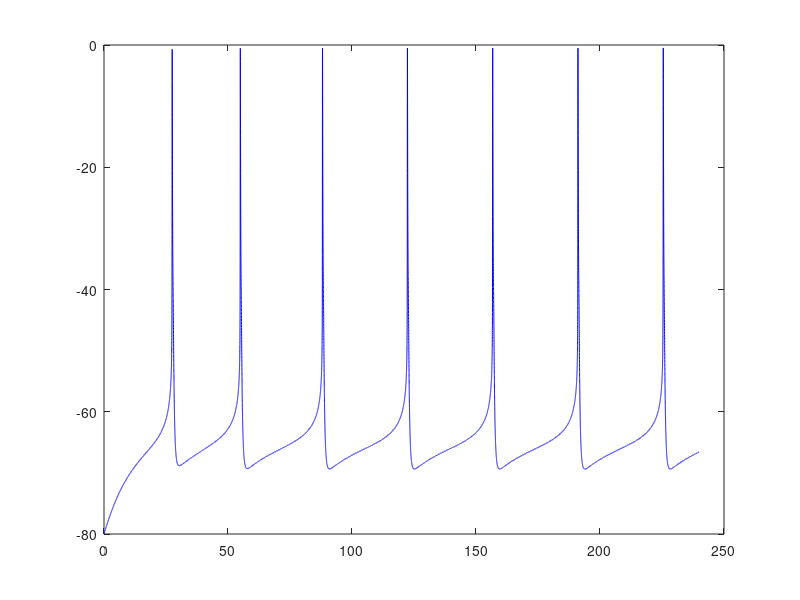

Write the MATLAB code that produced this figure.

%%Model of Stellate cell, published: "A-Type and T-Type Currents Interact to Produce a Novel Spike Latency-Voltage Relationship in Cerebellar Stellate Cells.
% J Neurosci. 2005 Nov 23;25(47):10863-10873." , author Fernando R. Fernandez


clear;
warning off all;
C=1.5; %orig 1.5
Cb=2.5; %orig 0.025
s = 1;
dt=0.005;
t=0:dt:240;
I = zeros(s,length(t));
k=1:1:length(t);
kk=1:1:length(t);
kap=.25;
g=0;


gKmax=7;%7
gNamax =30;%orig 20
gNapmax =.0;%.25
gKv3max= 0; %orig 0.0
gleak=0.1; %orig .15
gA=16;%16
gC=0.55;%0.55

 td=0.01;


init =6;%at .2523
step =0.000;


Ek = -90;
ENa = 45;
Eleak = -70;
ECa=22;
Vc = zeros(1,length(t));
Vc(:,:) = -77;

Vcb = zeros(1,length(t));
Vcb(:,:) = -70;


hcinf=ones(s,length(t));

hc = zeros(s,length(t));

 
Ainf = ones(s,length(t));

AI =zeros(s,length(t));


h=1; 

n=0;
mc=0;
A=0;
m=0;

 I = zeros(s,length(t));

dVdt=zeros(s,length(t));
Vc = zeros(s,length(t));

Vc(:,:) = -80;
%     AI=1;
h=1; 

n=0;
mc=0;
A=0;
%----------------------------------------------------------------SOMA

for j = 1:1:s;
    count=1;



k=1:1:length(t);
count = 1;

step=0.1;
init=-.3;
k=1:1:length(t);

   I(j,k) = 1; 

for i = 1:1:length(t)-1;


         m = ((1/(1+exp(-(Vc(j,i)+35)/4)))).^(1/1);

         hinf = (1/(1+exp(-(Vc(j,i)+35)/-4)));
         tauh = ((2*232/pi)*(28/(4*(Vc(j,i)+74)^2 + 28^2)))-.15;
     
         h = (hinf-((hinf-h).*(exp(-(dt)./(tauh)))));
           
           A = ((1/(1+exp(-(Vc(j,i)+27)/8.8)))).^(1/1);

           
%      
%            
            Ainf(j,i+1) = (1/(1+exp(-(Vc(j,i)+68)/-6.6)));
           AI(j,i+1) = (Ainf(j,i)-((Ainf(j,i)-AI(j,i)).*(exp(-(dt)./(15)))));%15
           
            mc= ((1/(1+exp(-(Vc(j,i)+60)/3.0)))).^(1/1);

             hcinf(j,i+1) = (1/(1+exp(-(Vc(j,i)+78.0)/-3.75)));
%           
            hc(j,i+1) = (hcinf(j,i)-((hcinf(j,i)-hc(j,i)).*(exp(-(dt)./(15)))));%15
       
% 
        ninf = (1/(1+exp(-(Vc(j,i)+35)/4))).^(1);

       n = (ninf-((ninf-n).*(exp(-(dt)./( .50)))));
            


       
   VA   = ((I(j,i) - gNamax*m^1*h*(Vc(j,i) - ENa) - gC*mc^1.*hc(j,i)*(Vc(j,i) - ECa)- gA*A^1.*AI(j,i)*(Vc(j,i) - Ek)  - gKmax*n.^1*(Vc(j,i) - Ek) - gleak*(Vc(j,i) - Eleak))/C)*dt;
   VB    = ((I(j,i) - gNamax*m^1*h*((Vc(j,i)+ VA/2) - ENa) - gC*mc^1.*hc(j,i)*((Vc(j,i)+ VA/2) - ECa)- gA*A^1.*AI(j,i)*((Vc(j,i)+ VA/2) - Ek) - gKmax*n.^1*((Vc(j,i) + VA/2) - Ek) - gleak*((Vc(j,i)+VA/2) - Eleak))/C)*dt;
   VC    = ((I(j,i) - gNamax*m^1*h*((Vc(j,i)+ VB/2) - ENa) - gC*mc^1.*hc(j,i)*((Vc(j,i)+ VB/2) - ECa)- gA*A^1.*AI(j,i)*((Vc(j,i)+ VB/2) - Ek) - gKmax*n.^1*((Vc(j,i) + VB/2) - Ek) - gleak*((Vc(j,i)+VB/2) - Eleak))/C)*dt;
   VD    = ((I(j,i) - gNamax*m^1*h*((Vc(j,i)+ VC) - ENa) - gC*mc^1.*hc(j,i)*((Vc(j,i)+ VC) - ECa)- gA*A^1.*AI(j,i)*((Vc(j,i)+ VC) - Ek)- gKmax*n.^1*((Vc(j,i) + VC) - Ek) - gleak*((Vc(j,i)+VC) - Eleak))/C)*dt;
   Vc(j,i+1) = Vc(j,i) + (VA + 2*VB + 2*VC + VD)./6; 
        


 
        end;

end;



figure(1);
plot(t,Vc,'b')
hold on;


